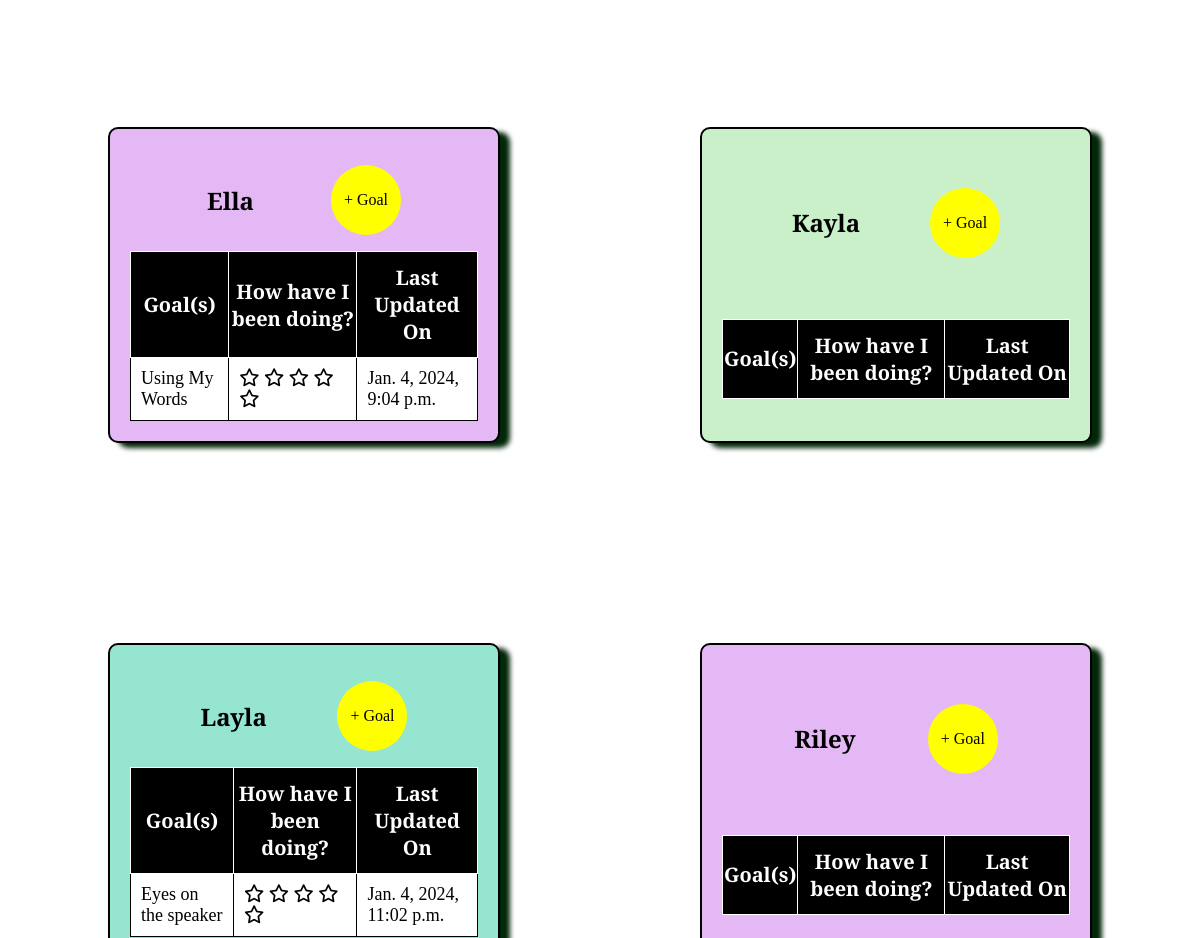
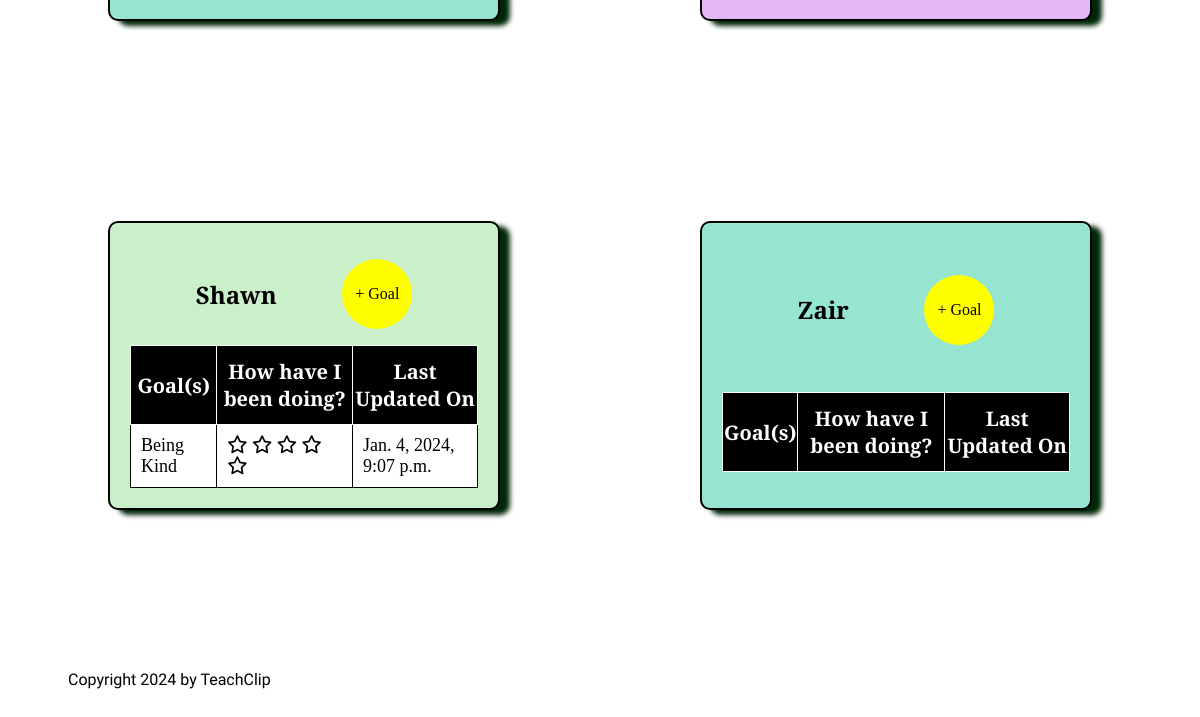
/goals/teacher_home/ (signed in, lower part), run on an earlier commit of the app's database (2 pictures, top to bottom).
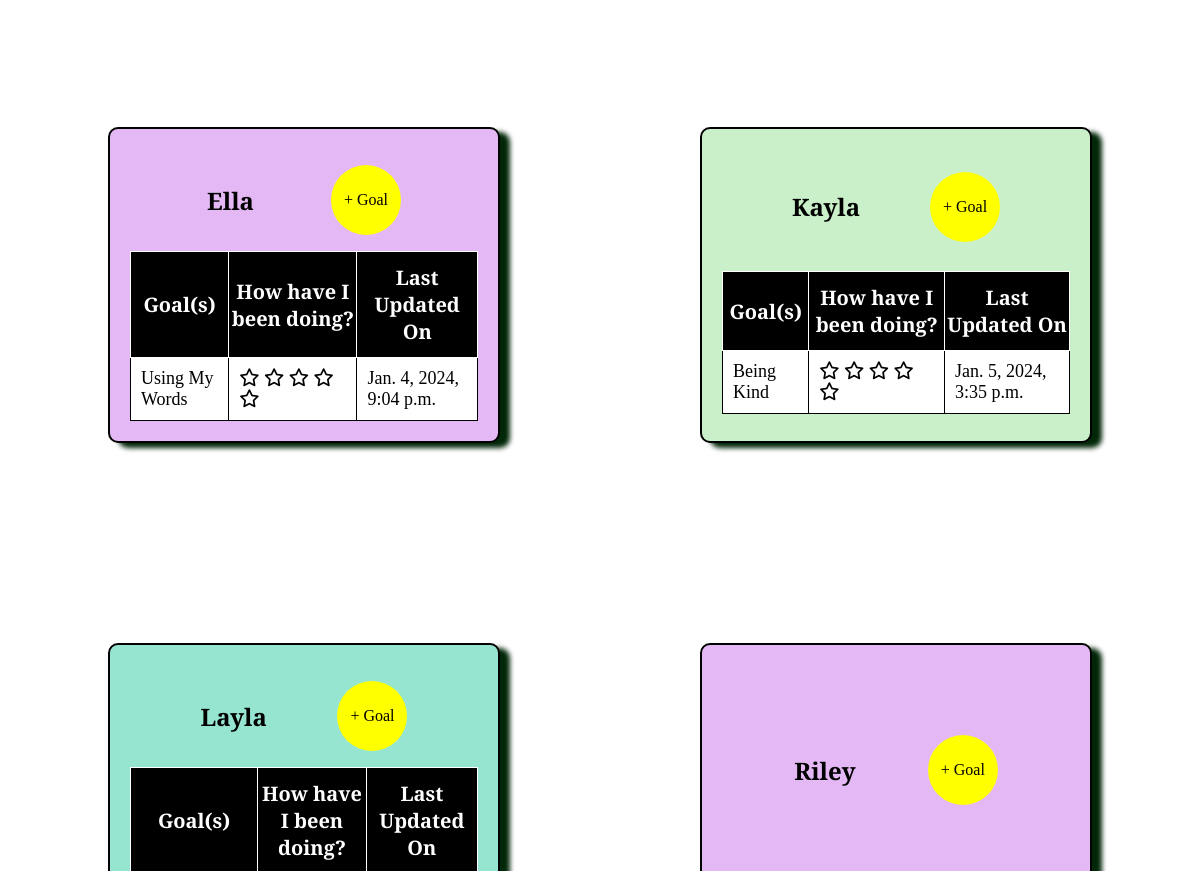
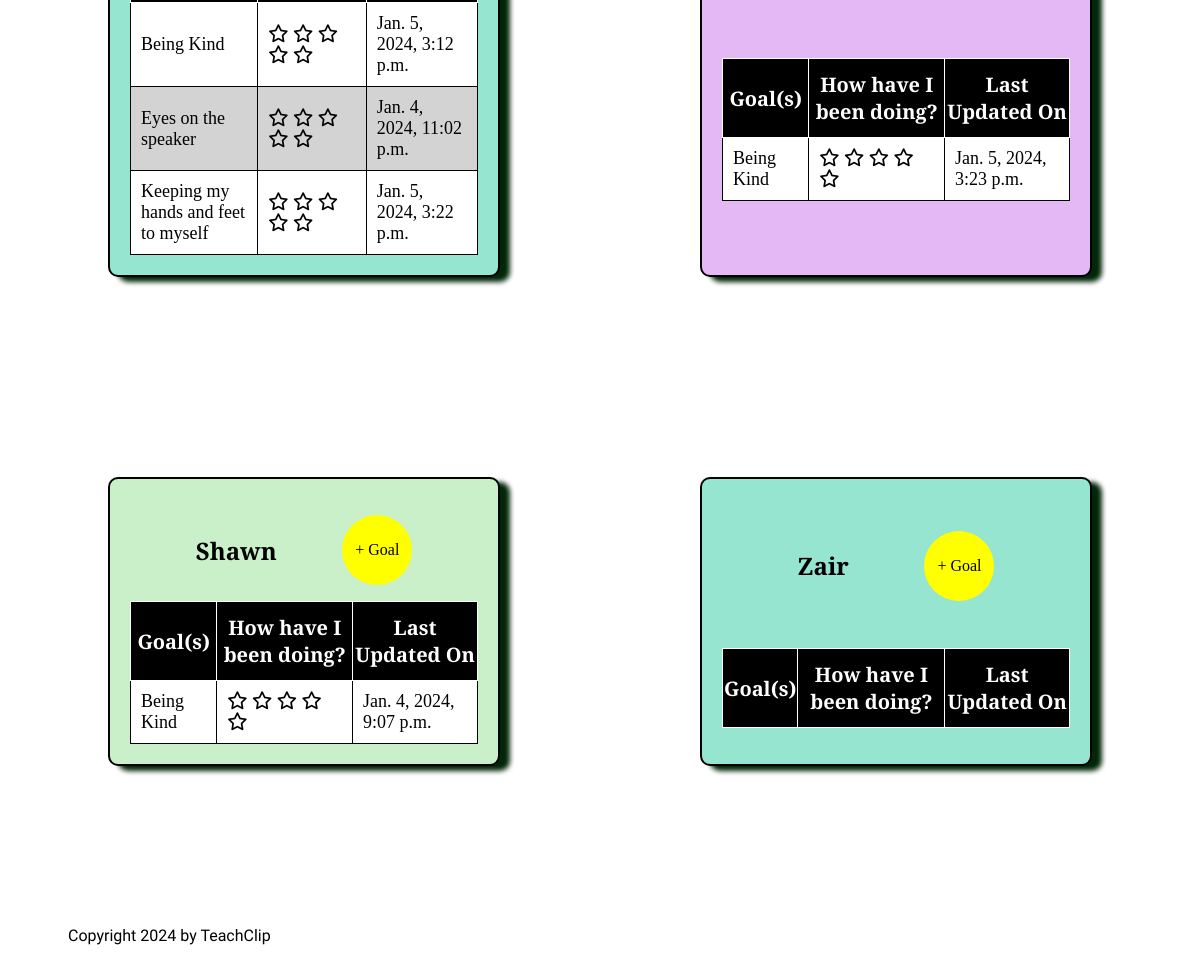
And on a later commit of the database (2 pictures, top to bottom).
### goalchart/models.py (models this page shows, shortened)
class Student(models.Model):
    student_first_name = models.CharField(max_length=200)
    GRADE_IN_SCHOOL_CHOICES = [
        ("K", "Kindergarten"),
        ("G1", "1st Grade"),
        ("G2", "2nd Grade"),
        ("G3", "3rd Grade"),
        ("G4", "4th Grade"),
        ("G5", "5th Grade"),
        ("GO", "Other"),
    ]
    grade_in_school = models.CharField(
        max_length=2,
        choices=GRADE_IN_SCHOOL_CHOICES,
        default="K",
    )
    created_on = models.DateTimeField(auto_now_add=True)
    last_modified = models.DateTimeField(auto_now=True)
    teacher = models.ForeignKey(
        settings.AUTH_USER_MODEL,
        related_name="students",
        on_delete=models.CASCADE,
        null=True,
    )
    class Meta:
        ordering = ["student_first_name"]

class Goal(models.Model):
    student = models.ForeignKey(
        Student,
        related_name="goals",
        on_delete=models.CASCADE,
        null=True,
    )
    schedule = models.ForeignKey(
        Schedule,
        related_name="goals",
        on_delete=models.CASCADE,
        null=True,
    )
    goal_name = models.CharField(max_length=200)
    goal_description = models.TextField()
    goal_picture = models.URLField()
    last_modified = models.DateTimeField(auto_now=True, null=True)
    goal_rating = models.PositiveSmallIntegerField(default = 0,null=True)
    def average_rating(self) -> float:
        return Rating.objects.filter(goals=self).aggregate(Avg("rating")) ["rating_avg"] or 0
    class Meta:
        ordering = ["goal_name"]

### goalchart/views.py (the view)
# urls.py: path("teacher_home/", goal_list, name="teacher_home"),
@login_required
def goal_list(request):
    students = Student.objects.filter(teacher=request.user)
    context = {
        "students": students,
    }
    return render(request, "goalchart/teacher_home.html", context)

### goalchart/templates/goalchart/teacher_home.html (shortened to what this page needs)
{% extends "base.html" %}
{% load static %}
{% block main %}
<div class="student-container">
  {% for student in students %}
    <div class="student-box {% cycle "group1" "group2" "group3" %}">
      <h2>{{ student.student_first_name }}</h2>
      <a href="{% url "create_goal" student.id %}"><p>+ Goal</p></a>
      <table>
        <thead>
          <tr>
            <th>Goal(s)</th>
            <th>How have I been doing?</th>
            <th>Last Updated On</th>
          </tr>
        </thead>
        <tbody class="striped-table">
          {% for goal in student.goals.all %}
          <tr>
              <td><a href="{% url "edit_goal" goal.id %}">{{ goal.goal_name}}</a></td>
              <td>
                <a href="{% url "goal_chart" goal.id %}">
                <i class="fa-regular fa-star {% if goal.average_rating > 0 %} checked {% endif %}"></i>
                <i class="fa-regular fa-star {% if goal.average_rating > 1 %} checked {% endif %}"></i>
                <i class="fa-regular fa-star {% if goal.average_rating > 2 %} checked {% endif %}"></i>
                <i class="fa-regular fa-star {% if goal.average_rating > 3 %} checked {% endif %}"></i>
                <i class="fa-regular fa-star {% if goal.average_rating > 4 %} checked {% endif %}"></i></a>
              </td>
              <td>{{ goal.last_modified }}</td>
          </tr>
          {% endfor %}
        </tbody>
      </table>
    </div>
  {% endfor %}
</div>
{% endblock main %}

### goalchart/templates/base.html (shortened to what this page needs)
{% load static %}
<!DOCTYPE html>
<html lang="en-US">
  <head>
    <link rel="stylesheet" href="{% static "css/styles.css" %}">
  </head>
    <body>
        <main>
        {% block main %}
        {% endblock main %}
        </main>
        <footer>Copyright 2024 by TeachClip</footer>
    </body>
  </html>

### goalchart/static/css/styles.css (style rules this page uses)
html, body { font-family: 'Cormorant Garamond', serif; }
a { text-decoration: none; color: black; }
footer { font-family: 'Shadows Into Light', cursive; margin: 20px; padding: 40px; }
.student-container { display: grid; grid-template-columns: repeat(2, 50%); }
.student-box { display: flex; flex-flow: row wrap; justify-content: space-evenly; align-items: center; margin: 100px; border: 2px solid; border-radius: 10px; padding: 20px; box-shadow: 10px 5px 5px rgb(2, 38, 8); }
.student-box p { background-color: yellow; width: 50px; height: 50px; text-align: center; display: flex; flex-flow: column wrap; justify-content: center; align-items: center; border-radius: 50%; padding: 10px; }
.group1 { background-color: rgb(201, 240, 201); }
.group2 { background-color: rgb(150, 229, 209); }
.group3 { background-color: rgb(228, 184, 244); }
table { border: 2px solid black; border-collapse: collapse; width: 100%; }
table th { padding-top: 12px; padding-bottom: 12px; text-align: center; background: black; color: white; font-size: 20px; margin-left: 5px; margin-right: 5px; }
table td { font-size: 18px; padding: 10px; }
table, th, td { border: 1px solid; }
.striped-table> tr:nth-child(even) { background-color: lightgray; }
.striped-table> tr:nth-child(odd) { background-color: white; }

What changed in the data, as far as the page shows it:
added Goal: goal_name "Being Kind", last_modified "Jan. 5, 2024, 3:35 p.m.", shown under Student "Kayla"
added Goal: goal_name "Being Kind", last_modified "Jan. 5, 2024, 3:12 p.m.", shown under Student "Layla"
added Goal: goal_name "Keeping my hands and feet to myself", last_modified "Jan. 5, 2024, 3:22 p.m.", shown under Student "Layla"
added Goal: goal_name "Being Kind", last_modified "Jan. 5, 2024, 3:23 p.m.", shown under Student "Riley"
